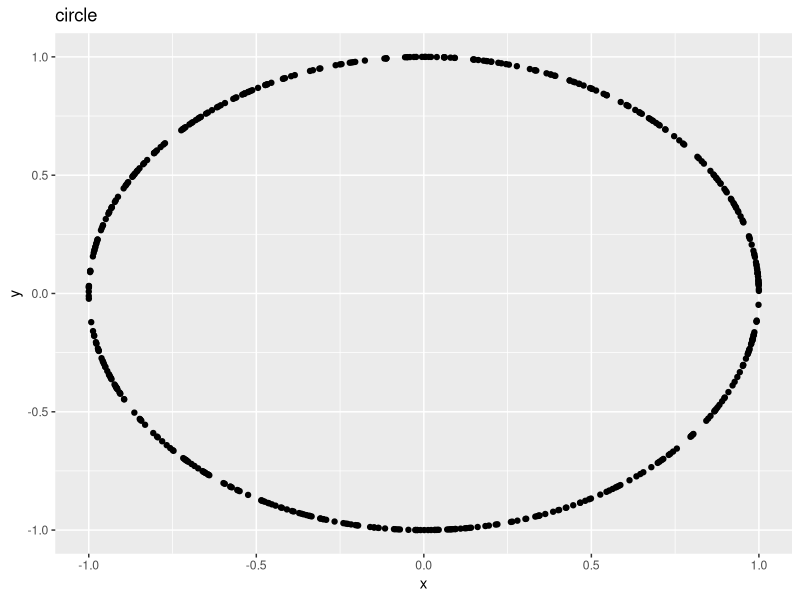
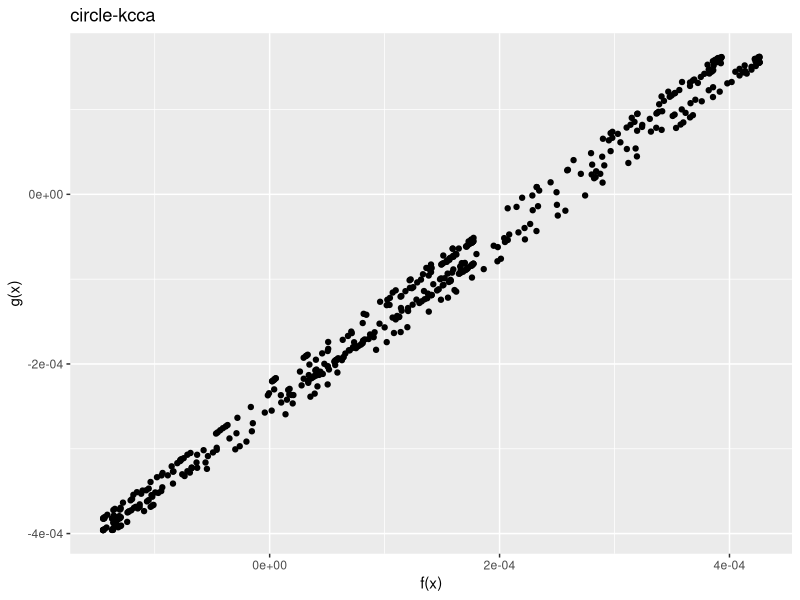

These charts were generated, in order, by the following R code:
require(kernlab)
require(data.table)
require(ggplot2)

frame_files <- lapply(sys.frames(), function(x) x$ofile)
frame_files <- Filter(Negate(is.null), frame_files)
setwd(dirname(frame_files[[length(frame_files)]]))

d <- data.frame(fread("data/circle.csv"))

x <- matrix(d$V1)
y <- matrix(d$V2)

p <- ggplot(
  d,
  aes(
    x=V1,
    y=V2
  )
)

g <- p + geom_point(alpha=1) + labs(title="circle", x="x", y="y")
plot(g)

# cca
d.cancor <- cancor(x, y)

# correlations
d.cancor$cor
# [1] 0.0111915

d.cancor$xcoef
d.cancor$ycoef

# kernel cca
d.kcca <- kcca(
  x,
  y,
  kernel="rbfdot",
  kpar=list(sigma=1),
  gamma=1,
  ncomps=1
)

# Correlation coefficients in feature space
kcor(d.kcca)
# [1] -0.9960846

p <- ggplot(
  d,
  aes(
    x=xcoef(d.kcca),
    y=ycoef(d.kcca)
  )
)

g <- p + geom_point(alpha=1) + labs(title="circle-kcca", x="f(x)", y="g(x)")
plot(g)
